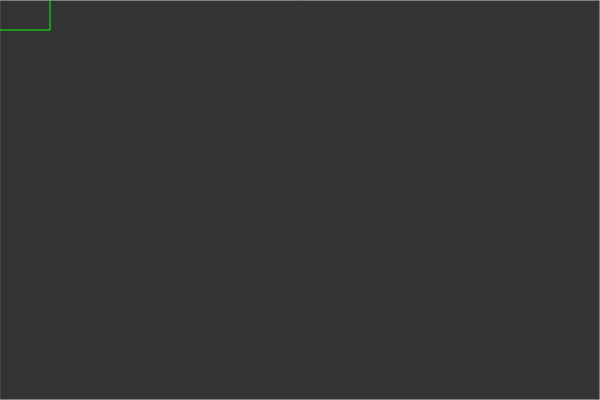
Frame 1 (no input)
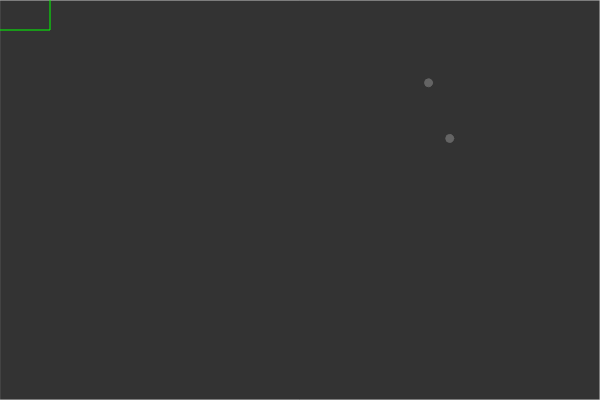
Frame 60 (no input)
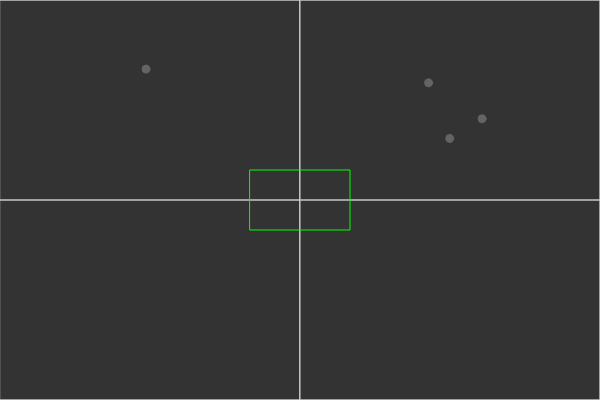
Frame 120 (the mouse pressed at the canvas centre since frame 60)

The p5.js sketch that drew these frames (run headless with seeded random() and noise() and a simulated clock; from frame 60 on, the mouse is pressed at the canvas centre):

// p5.js sketch
// ── sketch.js
var qtree;
var queryArea;

function setup(){
	createCanvas(600,400);
	qtree = new QuadTree(new Rectangle(0,0, width, height), 4);
	queryArea = new Rectangle(0,0, 100,60);
}

function draw(){
	background(51);
	if(frameCount % 25 == 0){
		// Each 25 frames, add random point to map
		qtree.add(createVector(random(width), random(height)));
	}

	// Set queryArea where mouse is
	queryArea.x = mouseX - queryArea.w/2;	
	queryArea.y = mouseY - queryArea.h/2;

	qtree.show();

	// Draw Query Area
	stroke(0,255,0);
	noFill();
	rect(queryArea.x, queryArea.y, queryArea.w,queryArea.h);

	// Look for contained points and draw them
	var found = qtree.query(queryArea);
	for(point of found){
		stroke(0,255,0);
		fill(0,255,0);
		ellipse(point.x, point.y, 8);
	}

}

function mouseReleased(){
	// You can manually add a point into the qtree
	qtree.add(createVector(mouseX,mouseY));
}

function QuadTree(range, n){
	this.max = n;		// Number of elements before divide
	this.nw = null;		// North-West division
	this.ne = null;		// North-East division
	this.sw = null;		// South-West division
	this.se = null;		// South-East division
	this.range = range;	// Rectangle to be covered by this QuadTree
	this.points = [];	// Points contained by this section

	this.divided = false;	// Has been divided yet?

	this.query = function(area, found){
		if(!found){
			found = [];
		}
		if(this.range.intersects(area)){
			for(point of this.points){
				if(area.contains(point)){
					found.push(point);
				}
			}
			if(this.divided){
				this.nw.query(area, found);
				this.ne.query(area, found);
				this.sw.query(area, found);
				this.se.query(area, found);
			}
		}

		return found;
	}

	this.add = function(point){
		if(this.range.contains(point)){
			if(this.divided){
				this.nw.add(point);
				this.ne.add(point);
				this.sw.add(point);
				this.se.add(point);
			}
			else{
				this.points.push(point);
				if(this.points.length >= this.max){
					this.divide();
				}
			}
		}
	}

	this.divide = function(){
		var halfW = this.range.w / 2;
		var halfH = this.range.h / 2;
		this.nw = new QuadTree(new Rectangle(this.range.x, 			this.range.y, 			halfW, halfH), this.max);
		this.ne = new QuadTree(new Rectangle(this.range.x + halfW, 	this.range.y, 			halfW, halfH), this.max);
		this.sw = new QuadTree(new Rectangle(this.range.x, 			this.range.y + halfH, 	halfW, halfH), this.max);
		this.se = new QuadTree(new Rectangle(this.range.x + halfW, 	this.range.y + halfH, 	halfW, halfH), this.max);

		this.divided = true;
	}

	this.show = function(){
		push();
		stroke(200);
		noFill();
		translate(this.range.x, this.range.y);
		rect(0,0,this.range.w,this.range.h);
		pop();
		for(var i=0; i < this.points.length; i++){
			stroke(100);
			fill(100);
			ellipse(this.points[i].x, this.points[i].y, 8);
		}
		if(this.divided){
			this.nw.show();
			this.ne.show();
			this.sw.show();
			this.se.show();
		}
	}

}

function Rectangle(x,y,w,h){
	this.x = x;
	this.y = y;
	this.w = w;
	this.h = h;

	this.contains = function(point){
		return 	point.x > this.x && point.x < this.x + this.w &&
        		point.y > this.y && point.y < this.y + this.h;
	}

	this.intersects = function(other){
		return !(other.x > (this.x + this.w) || 
           		(other.x + other.w) < this.x || 
           		 other.y > (this.y + this.h) ||
           		(other.y + other.h) < this.y);
	}
}
